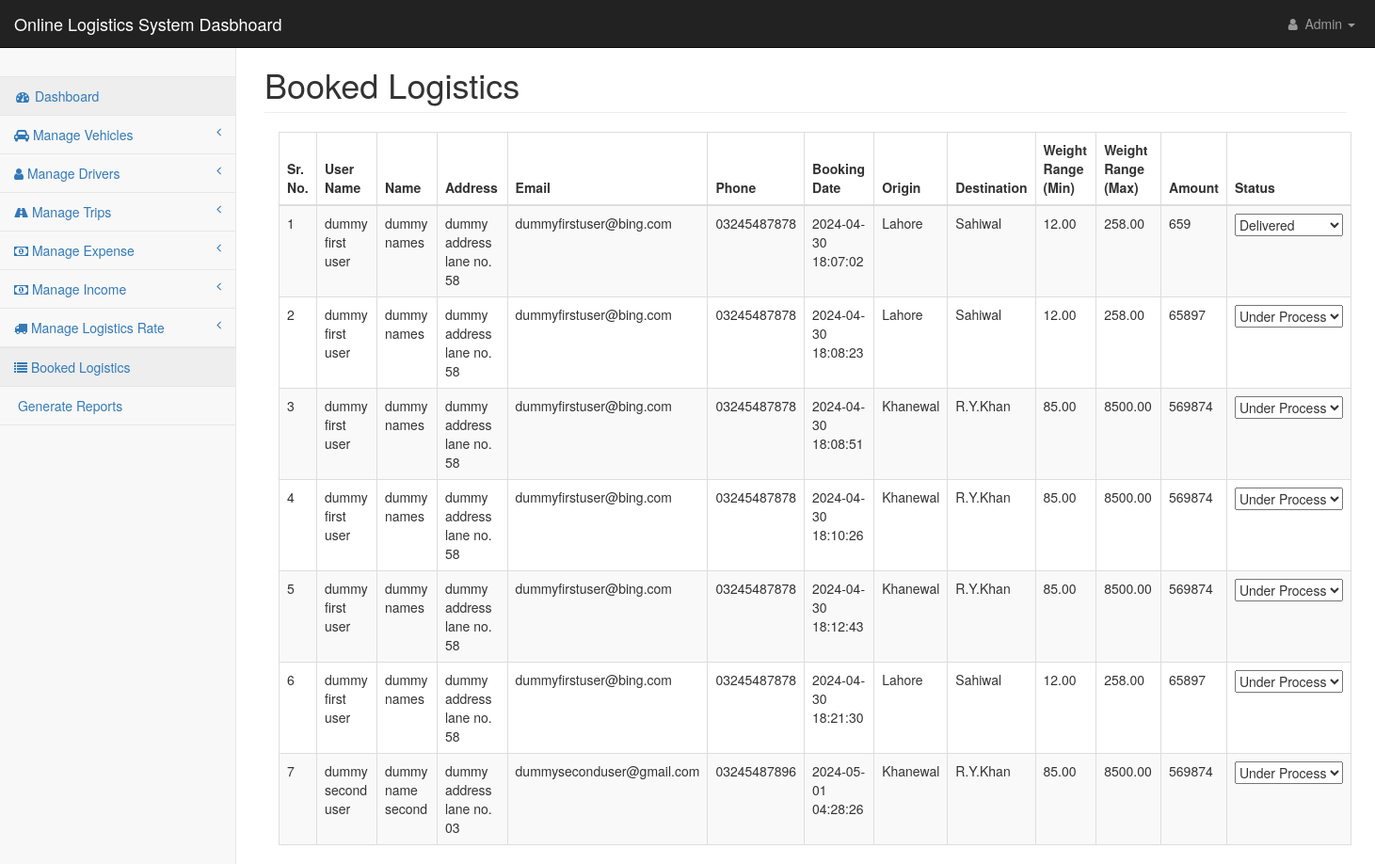
The page /admin/dashboard/booked-logistics-list.php (signed in) on the database its author committed.
### tables this page shows
CREATE TABLE `logistics_booking` (
  `booking_id` int(11) NOT NULL,
  `user_name` varchar(255) NOT NULL,
  `logistics_rates_id` int(11) NOT NULL,
  `amount` decimal(10,0) NOT NULL,
  `trans_id` varchar(255) NOT NULL,
  `created_at` timestamp NOT NULL DEFAULT current_timestamp(),
  `updated_at` timestamp NOT NULL DEFAULT current_timestamp() ON UPDATE current_timestamp(),
  `status` varchar(255) NOT NULL
);

CREATE TABLE `users` (
  `id` int(11) NOT NULL,
  `name` varchar(255) NOT NULL,
  `address` varchar(255) NOT NULL,
  `phone` varchar(255) NOT NULL,
  `username` varchar(50) NOT NULL,
  `email` varchar(100) NOT NULL,
  `password` varchar(255) NOT NULL,
  `created_at` timestamp NOT NULL DEFAULT current_timestamp()
);

CREATE TABLE `logistics_rates` (
  `rate_id` int(11) NOT NULL,
  `origin` varchar(255) NOT NULL,
  `destination` varchar(255) NOT NULL,
  `weight_range_min` decimal(10,2) NOT NULL,
  `weight_range_max` decimal(10,2) NOT NULL,
  `amount` decimal(10,2) NOT NULL,
  `created_at` timestamp NOT NULL DEFAULT current_timestamp(),
  `updated_at` timestamp NOT NULL DEFAULT current_timestamp() ON UPDATE current_timestamp()
);

### admin/dashboard/booked-logistics-list.php (the view, shortened to what this page needs)
<?php
require_once "header.php";
require_once "sidenav.php";
?>
<div id="page-wrapper">
    <div class="container-fluid">
        <div class="row">
            <div class="col-lg-12">
                <h1 class="page-header">Booked Logistics</h1>
            </div>
        </div>
        <div class="container">
            <table id="logisticsTable" class="table table-striped table-bordered" style="width:100%">
                <thead>
                    <tr>
                        <th>Sr. No.</th>
                        <th>User Name</th>
                        <th>Name</th>
                        <th>Address</th>
                        <th>Email</th>
                        <th>Phone</th>
                        <th>Booking Date</th>
                        <th>Origin</th>
                        <th>Destination</th>
                        <th>Weight Range (Min)</th>
                        <th>Weight Range (Max)</th>
                        <th>Amount</th>
                        <th>Status</th>
                    </tr>
                </thead>
                <tbody>
                    <?php
                    $sql = "SELECT lb.booking_id, lb.created_at AS booking_date, u.name, u.username, u.address, u.email, u.phone, lr.origin, lr.destination, lr.weight_range_min, lr.weight_range_max, lb.amount, lb.status
                            FROM logistics_booking lb
                            INNER JOIN logistics_rates lr ON lb.logistics_rates_id = lr.rate_id
                            INNER JOIN users u ON lb.user_name = u.username";
                    $result = $conn->query($sql);
                    if ($result->num_rows > 0) {
                        $count = 0;
                        while ($row = $result->fetch_assoc()) {
                            $count++;
                    ?>
                            <tr>
                                <td><?php echo $count; ?></td>
                                <td><?php echo $row["username"]; ?></td>
                                <td><?php echo $row["name"]; ?></td>
                                <td><?php echo $row["address"]; ?></td>
                                <td><?php echo $row["email"]; ?></td>
                                <td><?php echo $row["phone"]; ?></td>
                                <td><?php echo $row["booking_date"]; ?></td>
                                <td><?php echo $row["origin"]; ?></td>
                                <td><?php echo $row["destination"]; ?></td>
                                <td><?php echo $row["weight_range_min"]; ?></td>
                                <td><?php echo $row["weight_range_max"]; ?></td>
                                <td><?php echo $row["amount"]; ?></td>
                                <td>
                                    <form action="<?php echo htmlspecialchars($_SERVER["PHP_SELF"]); ?>" method="post">
                                        <select name="status" onchange="this.form.submit()">
                                            <option value="Under Process" <?php if ($row['status'] == 'Under Process') echo 'selected'; ?>>Under Process</option>
                                            <option value="Delivered" <?php if ($row['status'] == 'Delivered') echo 'selected'; ?>>Delivered</option>
                                        </select>
                                    </form>
                                </td>
                            </tr>
                    <?php
                        }
                    } else {
                        echo "<tr><td colspan='14'>No booked logistics found</td></tr>";
                    }
                    ?>
                </tbody>
            </table>
        </div>
    </div>
</div>
<?php
require_once "footer.php";
?>

### admin/dashboard/css/startmin.css (style rules this page uses)
body { background-color: #f8f8f8; }
#page-wrapper { padding-top: 30px; min-height: 568px; background-color: #fff; }
@media (min-width:768px) { #page-wrapper { position: inherit; margin-left: 250px; padding: 30px 15px 0 15px; border-left: 1px solid #e7e7e7; } }

### rows shown on the page
logistics_booking: users.username "dummy first user", users.name "dummy names", users.address "dummy address lane no. 58", users.email "dummyfirstuser@bing.com", users.phone "03245487878", created_at "2024-04-30 18:07:02", logistics_rates.origin "Lahore", logistics_rates.destination "Sahiwal", logistics_rates.weight_range_min "12.00", logistics_rates.weight_range_max "258.00", amount "659", status "Delivered"
logistics_booking: users.username "dummy first user", users.name "dummy names", users.address "dummy address lane no. 58", users.email "dummyfirstuser@bing.com", users.phone "03245487878", created_at "2024-04-30 18:08:23", logistics_rates.origin "Lahore", logistics_rates.destination "Sahiwal", logistics_rates.weight_range_min "12.00", logistics_rates.weight_range_max "258.00", amount "65897"
logistics_booking: users.username "dummy first user", users.name "dummy names", users.address "dummy address lane no. 58", users.email "dummyfirstuser@bing.com", users.phone "03245487878", created_at "2024-04-30 18:08:51", logistics_rates.origin "Khanewal", logistics_rates.destination "R.Y.Khan", logistics_rates.weight_range_min "85.00", logistics_rates.weight_range_max "8500.00", amount "569874"
logistics_booking: users.username "dummy first user", users.name "dummy names", users.address "dummy address lane no. 58", users.email "dummyfirstuser@bing.com", users.phone "03245487878", created_at "2024-04-30 18:10:26", logistics_rates.origin "Khanewal", logistics_rates.destination "R.Y.Khan", logistics_rates.weight_range_min "85.00", logistics_rates.weight_range_max "8500.00", amount "569874"
logistics_booking: users.username "dummy first user", users.name "dummy names", users.address "dummy address lane no. 58", users.email "dummyfirstuser@bing.com", users.phone "03245487878", created_at "2024-04-30 18:12:43", logistics_rates.origin "Khanewal", logistics_rates.destination "R.Y.Khan", logistics_rates.weight_range_min "85.00", logistics_rates.weight_range_max "8500.00", amount "569874"
logistics_booking: users.username "dummy first user", users.name "dummy names", users.address "dummy address lane no. 58", users.email "dummyfirstuser@bing.com", users.phone "03245487878", created_at "2024-04-30 18:21:30", logistics_rates.origin "Lahore", logistics_rates.destination "Sahiwal", logistics_rates.weight_range_min "12.00", logistics_rates.weight_range_max "258.00", amount "65897"
logistics_booking: users.username "dummy second user", users.name "dummy name second", users.address "dummy address lane no. 03", users.email "dummyseconduser@gmail.com", users.phone "03245487896", created_at "2024-05-01 04:28:26", logistics_rates.origin "Khanewal", logistics_rates.destination "R.Y.Khan", logistics_rates.weight_range_min "85.00", logistics_rates.weight_range_max "8500.00", amount "569874"
